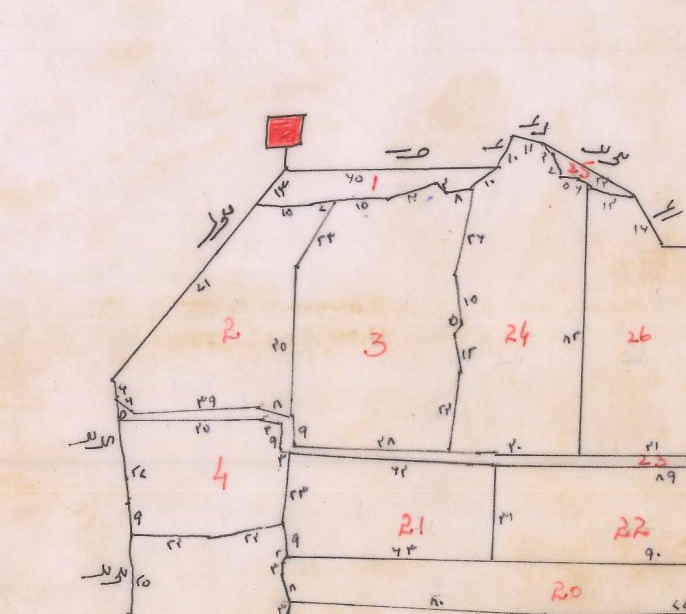
#> input picture map_cropped.png, 686 x 614 px
$ jupyter execute main.ipynb
#> lines starting #> are read from the running program, lines starting #| are printed output that depends on the picture; after the words box and inside, x2 and y2 are one past the last pixel; in counts of white or black regions, pixels touching at a corner belong together
[cell 1]
import cv2
import numpy as np
import matplotlib.pyplot as plt

image = cv2.imread('./map_cropped.png', cv2.IMREAD_COLOR)
#> image is the input picture: shape (614, 686, 3); mean B, G, R 205.2, 213.6, 232.7
image_rgb = cv2.cvtColor(image, cv2.COLOR_BGR2RGB)
gray = cv2.cvtColor(image, cv2.COLOR_BGR2GRAY)
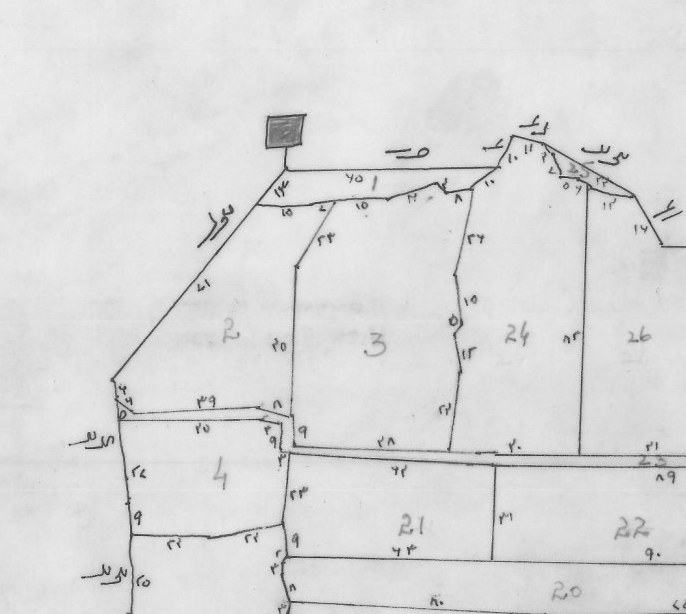
#> gray: shape (614, 686); min 27, max 241, mean 218.4

plt.figure(figsize=(10, 5))
plt.subplot(1, 2, 1)
plt.imshow(image_rgb)
plt.title('Original Image')
plt.axis('off')

plt.subplot(1, 2, 2)
plt.imshow(gray, cmap='gray')
plt.title('Grayscale Image')
plt.axis('off')

plt.tight_layout()
plt.show()
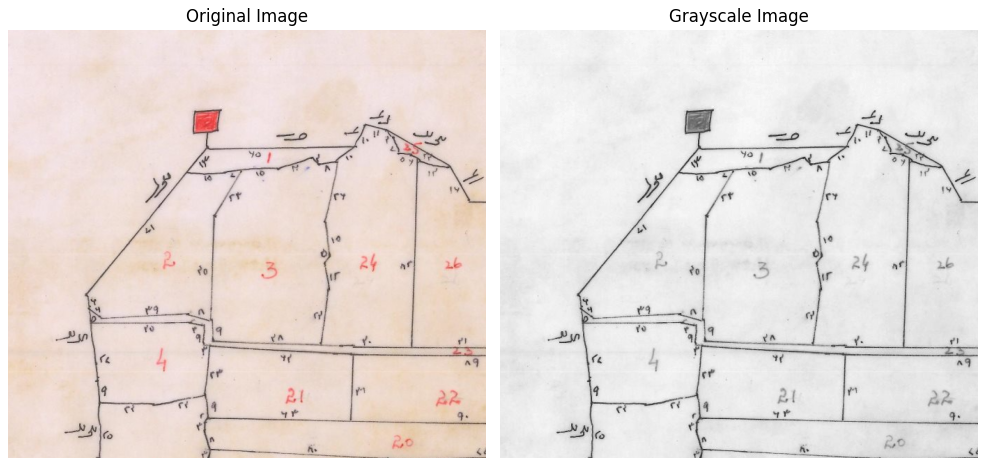
#> figure drawn by matplotlib, 2 panels

[cell 2]
# Apply Gaussian blur to the grayscale image
blurred = cv2.GaussianBlur(gray, (5, 5), 0)

# Detect edges using Canny
edges = cv2.Canny(blurred, 50, 100)
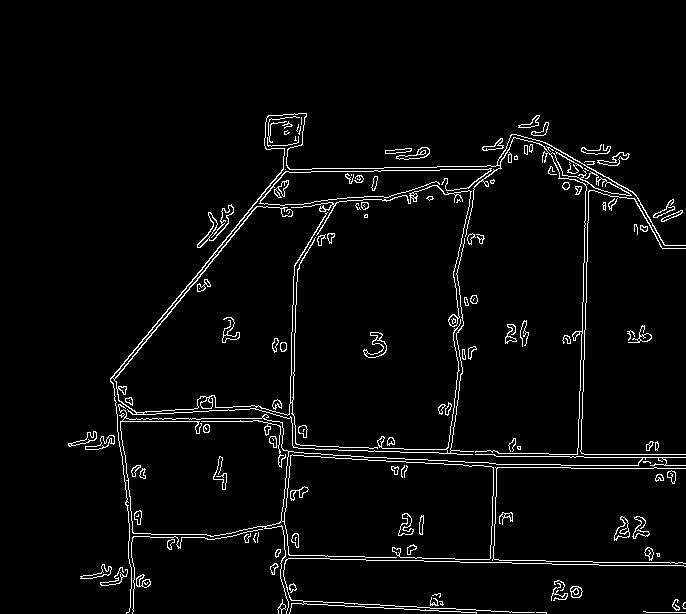
#> edges: shape (614, 686); 3.5% white in thin lines or dots, all inside (x1, y1, x2, y2) = (68, 113, 686, 614)

plt.figure(figsize=(10, 5))
plt.subplot(1, 2, 1)
plt.imshow(blurred, cmap='gray')
plt.title('Blurred Image')
plt.axis('off')

plt.subplot(1, 2, 2)
plt.imshow(edges, cmap='gray')
plt.title('Edges Detected')
plt.axis('off')

plt.tight_layout()
plt.show()
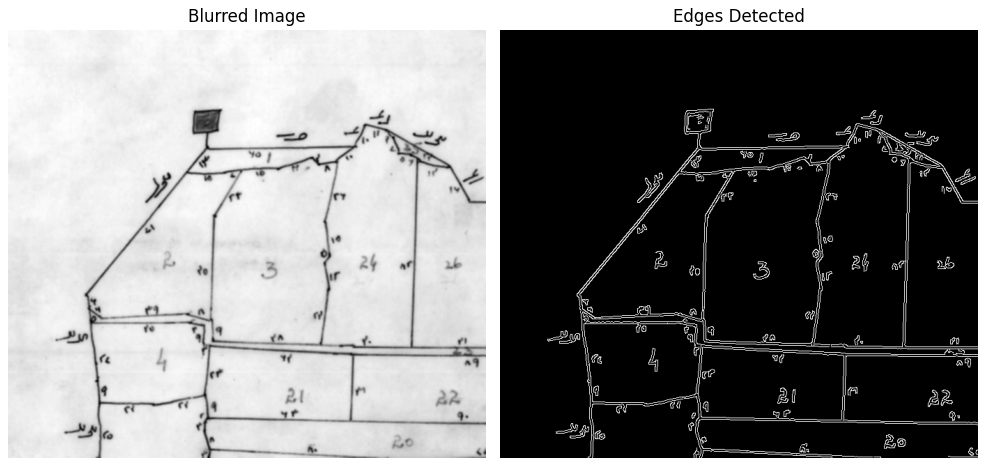
#> figure drawn by matplotlib, 2 panels

[cell 3]
# Find contours in the binary thresholded image
text_mask = cv2.adaptiveThreshold(blurred, 255, cv2.ADAPTIVE_THRESH_GAUSSIAN_C, cv2.THRESH_BINARY_INV, 11, 2)
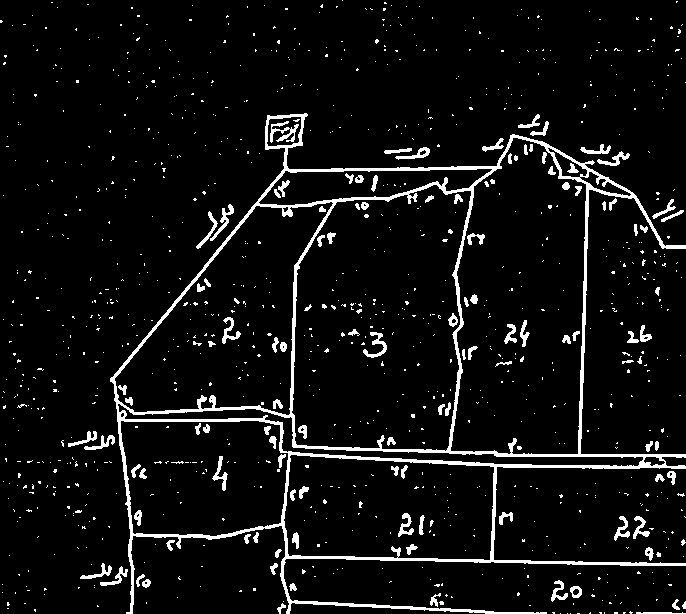
#> text_mask: shape (614, 686); 6.3% white; 1049 white regions (933 under 20 px)

contours, _ = cv2.findContours(text_mask, cv2.RETR_EXTERNAL, cv2.CHAIN_APPROX_SIMPLE)
#> contours = 687 contours, 644 with area under 20; largest, box (x1, y1, x2, y2) and area: (110, 113, 686, 614) 159364, (210, 204, 234, 241) 146, (395, 147, 430, 160) 140, (597, 151, 630, 166) 121, (84, 435, 115, 450) 115

# Function to compute solidity of a contour
def solidity(contour):
    area = cv2.contourArea(contour)
    hull_area = cv2.contourArea(cv2.convexHull(contour))
    if hull_area == 0:
        return 0
    return float(area) / hull_area

# Blank mask to draw filtered text contours
filtered_text_mask = np.zeros_like(text_mask)

# Iterate over contours and filter based on aspect ratio and solidity
for contour in contours:
    x, y, w, h = cv2.boundingRect(contour)
    aspect_ratio = float(w) / h if h != 0 else 0
    cont_solidity = solidity(contour)

    # Check if contour properties match typical text regions
    if 0 < aspect_ratio < 0.1 and cont_solidity > 0:
        cv2.drawContours(filtered_text_mask, [contour], -1, 255, -1)
#> this loop made 687 passes
#> (x, y, w, h, aspect_ratio, area in solidity, hull_area in solidity, cont_solidity) on passes 5, 19, 29: (636, 612, 50, 2, 25, 34.5, 47.5, 0.726), (277, 603, 9, 11, 0.818, 26.5, 45.5, 0.582), (672, 599, 8, 11, 0.727, 31, 50, 0.62)
#> filtered_text_mask: shape (614, 686); every value is 0

plt.imshow(filtered_text_mask, cmap='gray')
plt.title('Filtered Text Mask')
plt.axis('off')
plt.show()

[cell 4]
# Subtract the filtered text mask from the edge-detected image
edges_without_filtered_text = cv2.subtract(edges, filtered_text_mask)

# Use Hough Line Transform to detect lines again
lines_filtered = cv2.HoughLinesP(edges_without_filtered_text, 1, np.pi/180, threshold=40, minLineLength=25, maxLineGap=7)
#> lines_filtered = 136 rows, first 6: [384, 560, 423, 560], [312, 168, 348, 168], [455, 559, 592, 561], [87, 437, 121, 438], [348, 450, 495, 455], [112, 383, 276, 181]

# Create a blank image to draw the detected lines on
line_image_filtered = np.zeros_like(image_rgb)

# Draw the detected lines on the blank image
if lines_filtered is not None:
    for line in lines_filtered:
        x1, y1, x2, y2 = line[0]
        cv2.line(line_image_filtered, (x1, y1), (x2, y2), (255, 0, 0), 2)
#> this loop made 136 passes
#> (x1, y1, x2, y2) on passes 1 to 12: (384, 560, 423, 560), (312, 168, 348, 168), (455, 559, 592, 561), (87, 437, 121, 438), (348, 450, 495, 455), (112, 383, 276, 181), (580, 456, 583, 369), (282, 600, 527, 612), (283, 576, 285, 525), (460, 169, 497, 169), (577, 456, 579, 393), (561, 465, 638, 465)
#> line on passes 56 to 60: [[279, 466, 279, 435]], [[634, 193, 667, 248]], [[365, 447, 411, 449]], [[281, 213, 281, 172]], [[125, 482, 128, 522]]
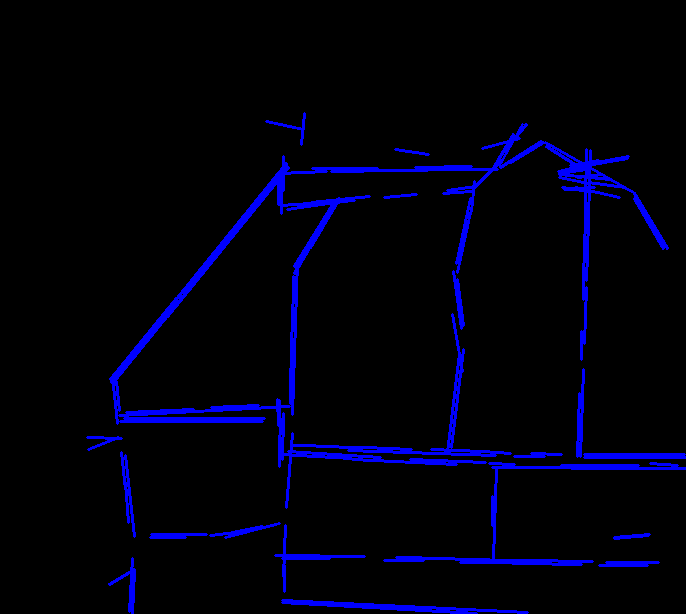
#> line_image_filtered: shape (614, 686, 3); mean of channels 0, 1, 2 13.7, 0, 0; drawn as B, G, R

# Overlay the line image onto the original image
combined_image_filtered = cv2.addWeighted(image_rgb, 0.8, line_image_filtered, 1, 0)
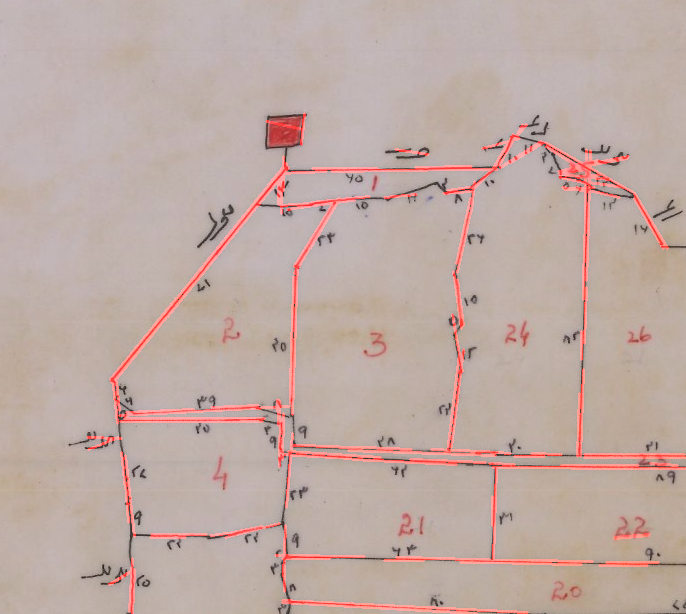
#> combined_image_filtered: shape (614, 686, 3); mean R, G, B 191.8, 170.9, 164.2

plt.figure(figsize=(15, 5))

plt.subplot(1, 3, 1)
plt.imshow(edges_without_filtered_text, cmap='gray')
plt.title('Edges Without Filtered Text')
plt.axis('off')

plt.subplot(1, 3, 2)
plt.imshow(line_image_filtered)
plt.title('Detected Lines (Filtered)')
plt.axis('off')

plt.subplot(1, 3, 3)
plt.imshow(combined_image_filtered)
plt.title('Overlayed Image (Filtered)')
plt.axis('off')

plt.tight_layout()
plt.show()
